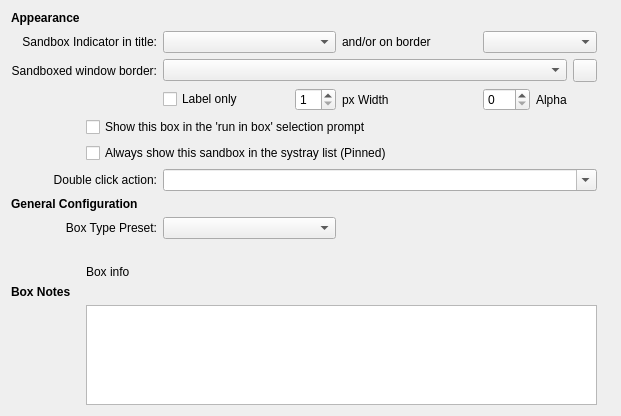
           <widget class="QWidget" name="tabOptions">
            <attribute name="title">
             <string>Box Options</string>
            </attribute>
            <layout class="QGridLayout" name="gridLayout_27">
             <item row="0" column="0">
              <layout class="QGridLayout" name="gridLayout_8">
               <item row="2" column="10">
                <widget class="QToolButton" name="btnBorderColor">
                 <property name="text">
                  <string/>
                 </property>
                </widget>
               </item>
               <item row="3" column="6">
                <widget class="QLabel" name="label_14">
                 <property name="text">
                  <string>px Width</string>
                 </property>
                 <property name="alignment">
                  <set>Qt::AlignmentFlag::AlignLeading|Qt::AlignmentFlag::AlignLeft|Qt::AlignmentFlag::AlignVCenter</set>
                 </property>
                 <property name="buddy">
                  <cstring>spinBorderWidth</cstring>
                 </property>
                </widget>
               </item>
               <item row="12" column="0">
                <widget class="QLabel" name="lblNotes">
                 <property name="font">
                  <font>
                   <bold>true</bold>
                   <kerning>true</kerning>
                  </font>
                 </property>
                 <property name="text">
                  <string>Box Notes</string>
                 </property>
                </widget>
               </item>
               <item row="10" column="1" colspan="10">
                <widget class="QLabel" name="lblBoxInfo">
                 <property name="text">
                  <string>Box info</string>
                 </property>
                 <property name="textFormat">
                  <enum>Qt::TextFormat::AutoText</enum>
                 </property>
                 <property name="wordWrap">
                  <bool>true</bool>
                 </property>
                 <property name="openExternalLinks">
                  <bool>true</bool>
                 </property>
                </widget>
               </item>
               <item row="3" column="4">
                <spacer name="horizontalSpacer_26">
                 <property name="orientation">
                  <enum>Qt::Orientation::Horizontal</enum>
                 </property>
                 <property name="sizeType">
                  <enum>QSizePolicy::Policy::Minimum</enum>
                 </property>
                 <property name="sizeHint" stdset="0">
                  <size>
                   <width>40</width>
                   <height>20</height>
                  </size>
                 </property>
                </spacer>
               </item>
               <item row="6" column="3" colspan="8">
                <widget class="QComboBox" name="cmbDblClick">
                 <property name="editable">
                  <bool>true</bool>
                 </property>
                </widget>
               </item>
               <item row="0" column="0">
                <widget class="QLabel" name="lblAppearance">
                 <property name="font">
                  <font>
                   <bold>true</bold>
                   <kerning>true</kerning>
                  </font>
                 </property>
                 <property name="text">
                  <string>Appearance</string>
                 </property>
                </widget>
               </item>
               <item row="3" column="5">
                <widget class="QSpinBox" name="spinBorderWidth">
                 <property name="minimum">
                  <number>1</number>
                 </property>
                 <property name="maximum">
                  <number>10</number>
                 </property>
                 <property name="value">
                  <number>1</number>
                 </property>
                </widget>
               </item>
               <item row="5" column="1" colspan="10">
                <widget class="QCheckBox" name="chkPinToTray">
                 <property name="text">
                  <string>Always show this sandbox in the systray list (Pinned)</string>
                 </property>
                </widget>
               </item>
               <item row="1" column="11">
                <widget class="QLabel" name="label_77">
                 <property name="text">
                  <string/>
                 </property>
                </widget>
               </item>
               <item row="14" column="1">
                <spacer name="verticalSpacer_17">
                 <property name="orientation">
                  <enum>Qt::Orientation::Vertical</enum>
                 </property>
                 <property name="sizeHint" stdset="0">
                  <size>
                   <width>20</width>
                   <height>0</height>
                  </size>
                 </property>
                </spacer>
               </item>
               <item row="2" column="0" colspan="3">
                <widget class="QLabel" name="label_21">
                 <property name="text">
                  <string>Sandboxed window border:</string>
                 </property>
                 <property name="alignment">
                  <set>Qt::AlignmentFlag::AlignRight|Qt::AlignmentFlag::AlignTrailing|Qt::AlignmentFlag::AlignVCenter</set>
                 </property>
                 <property name="buddy">
                  <cstring>cmbBoxBorder</cstring>
                 </property>
                </widget>
               </item>
               <item row="1" column="3" colspan="3">
                <widget class="QComboBox" name="cmbBoxIndicator"/>
               </item>
               <item row="1" column="6">
                <widget class="QLabel" name="label_76">
                 <property name="text">
                  <string>and/or on border</string>
                 </property>
                </widget>
               </item>
               <item row="1" column="8" colspan="3">
                <widget class="QComboBox" name="cmbBoxBorderText"/>
               </item>
               <item row="6" column="0" colspan="3">
                <widget class="QLabel" name="label_70">
                 <property name="text">
                  <string>Double click action:</string>
                 </property>
                 <property name="alignment">
                  <set>Qt::AlignmentFlag::AlignRight|Qt::AlignmentFlag::AlignTrailing|Qt::AlignmentFlag::AlignVCenter</set>
                 </property>
                 <property name="buddy">
                  <cstring>cmbDblClick</cstring>
                 </property>
                </widget>
               </item>
               <item row="3" column="8">
                <widget class="QSpinBox" name="spinBorderAlpha">
                 <property name="maximum">
                  <number>255</number>
                 </property>
                </widget>
               </item>
               <item row="7" column="0" colspan="3">
                <widget class="QLabel" name="lblBoxType">
                 <property name="font">
                  <font>
                   <bold>true</bold>
                   <kerning>true</kerning>
                  </font>
                 </property>
                 <property name="text">
                  <string>General Configuration</string>
                 </property>
                </widget>
               </item>
               <item row="9" column="1" colspan="10">
                <widget class="QLabel" name="label_58">
                 <property name="text">
                  <string/>
                 </property>
                </widget>
               </item>
               <item row="8" column="3" colspan="3">
                <widget class="QComboBox" name="cmbBoxType"/>
               </item>
               <item row="8" column="0" colspan="3">
                <widget class="QLabel" name="label_57">
                 <property name="text">
                  <string>Box Type Preset:</string>
                 </property>
                 <property name="alignment">
                  <set>Qt::AlignmentFlag::AlignRight|Qt::AlignmentFlag::AlignTrailing|Qt::AlignmentFlag::AlignVCenter</set>
                 </property>
                 <property name="buddy">
                  <cstring>cmbBoxType</cstring>
                 </property>
                </widget>
               </item>
               <item row="3" column="3">
                <widget class="QCheckBox" name="chkBorderLabelOnly">
                 <property name="toolTip">
                  <string>When checked, hides the colored border frame and shows only the sandbox name or alias as a label. Requires the label option to be enabled.</string>
                 </property>
                 <property name="text">
                  <string>Label only</string>
                 </property>
                </widget>
               </item>
               <item row="3" column="9">
                <widget class="QLabel" name="label_75">
                 <property name="text">
                  <string>Alpha</string>
                 </property>
                 <property name="buddy">
                  <cstring>spinBorderAlpha</cstring>
                 </property>
                </widget>
               </item>
               <item row="2" column="3" colspan="7">
                <widget class="QComboBox" name="cmbBoxBorder"/>
               </item>
               <item row="0" column="1">
                <widget class="QLabel" name="label_30">
                 <property name="sizePolicy">
                  <sizepolicy hsizetype="Minimum" vsizetype="Minimum">
                   <horstretch>0</horstretch>
                   <verstretch>0</verstretch>
                  </sizepolicy>
                 </property>
                 <property name="maximumSize">
                  <size>
                   <width>16</width>
                   <height>16777215</height>
                  </size>
                 </property>
                 <property name="text">
                  <string/>
                 </property>
                </widget>
               </item>
               <item row="4" column="1" colspan="10">
                <widget class="QCheckBox" name="chkShowForRun">
                 <property name="text">
                  <string>Show this box in the 'run in box' selection prompt</string>
                 </property>
                </widget>
               </item>
               <item row="14" column="2" colspan="8">
                <spacer name="horizontalSpacer_2">
                 <property name="orientation">
                  <enum>Qt::Orientation::Horizontal</enum>
                 </property>
                 <property name="sizeHint" stdset="0">
                  <size>
                   <width>40</width>
                   <height>0</height>
                  </size>
                 </property>
                </spacer>
               </item>
               <item row="13" column="1" colspan="10">
                <widget class="QPlainTextEdit" name="txtNotes">
                 <property name="maximumSize">
                  <size>
                   <width>16777215</width>
                   <height>100</height>
                  </size>
                 </property>
                </widget>
               </item>
               <item row="1" column="0" colspan="3">
                <widget class="QLabel" name="label_20">
                 <property name="text">
                  <string>Sandbox Indicator in title:</string>
                 </property>
                 <property name="alignment">
                  <set>Qt::AlignmentFlag::AlignRight|Qt::AlignmentFlag::AlignTrailing|Qt::AlignmentFlag::AlignVCenter</set>
                 </property>
                 <property name="buddy">
                  <cstring>cmbBoxIndicator</cstring>
                 </property>
                </widget>
               </item>
               <item row="3" column="7">
                <spacer name="horizontalSpacer_27">
                 <property name="orientation">
                  <enum>Qt::Orientation::Horizontal</enum>
                 </property>
                 <property name="sizeType">
                  <enum>QSizePolicy::Policy::Minimum</enum>
                 </property>
                 <property name="sizeHint" stdset="0">
                  <size>
                   <width>40</width>
                   <height>20</height>
                  </size>
                 </property>
                </spacer>
               </item>
              </layout>
             </item>
            </layout>
           </widget>
